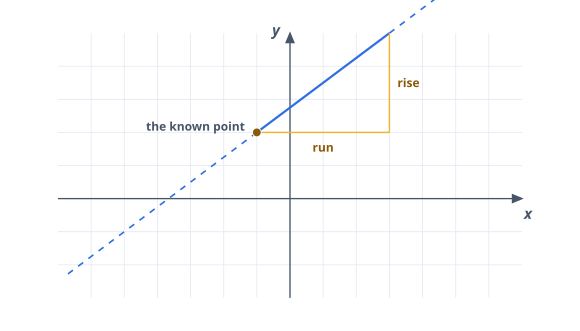

Reproduce this figure in Python.
"""7.4 Finding the Equation of a Line. One point plus one slope pins the whole line."""
import sys, pathlib
sys.path.insert(0, str(pathlib.Path(__file__).resolve().parents[1]))
from manim import *
from manim_figs import Fig, BLUE, GOLD_MID, GOLD_DEEP, SLATE, HAIRLINE, GREY_LINE, WHITE

PX, PY_, M = -1, 2, 0.75      # the known point and the slope; must appear in no problem
FW, FH = 14.0, 8.0

f = Fig(width=580, frame_width=FW, frame_height=FH, aria=(
    "A coordinate plane with one marked point, a small right triangle drawn from that point "
    "showing a run of four to the right and a rise of three upward, and a single straight line "
    "drawn through the point and the triangle in both directions."))

plane = NumberPlane(
    x_range=[-7, 7, 1], y_range=[-3, 5, 1], x_length=11.2, y_length=6.4,
    background_line_style={"stroke_color": HAIRLINE, "stroke_width": 2, "stroke_opacity": 1},
    axis_config={"stroke_color": SLATE, "stroke_width": 3.2, "include_tip": True,
                 "tip_width": 0.19, "tip_height": 0.23})
f.add(plane)

def y_at(x):
    return M * (x - PX) + PY_

f.add(DashedLine(plane.c2p(-6.7, y_at(-6.7)), plane.c2p(PX, PY_),
                 color=BLUE, stroke_width=4, dash_length=0.15))
f.add(DashedLine(plane.c2p(PX + 4, y_at(PX + 4)), plane.c2p(6.6, y_at(6.6)),
                 color=BLUE, stroke_width=4, dash_length=0.15))
f.add(Line(plane.c2p(PX, PY_), plane.c2p(PX + 4, y_at(PX + 4)), color=BLUE, stroke_width=5.4))
f.add(Line(plane.c2p(PX, PY_), plane.c2p(PX + 4, PY_), color=GOLD_MID, stroke_width=3.4),
      Line(plane.c2p(PX + 4, PY_), plane.c2p(PX + 4, y_at(PX + 4)), color=GOLD_MID, stroke_width=3.4))
f.label(plane.c2p(PX + 2, PY_), "run", size=12, weight=700, color=GOLD_DEEP, dy=15)
f.label(plane.c2p(PX + 4, (PY_ + y_at(PX + 4)) / 2), "rise", size=12, weight=700,
        color=GOLD_DEEP, anchor="start", dx=8)

f.add(Dot(plane.c2p(PX, PY_), radius=0.115, color=WHITE, stroke_width=0),
      Dot(plane.c2p(PX, PY_), radius=0.095, color=GOLD_DEEP, stroke_width=0))
f.label(plane.c2p(PX, PY_), "the known point", size=12, weight=700, color=SLATE,
        anchor="end", dx=-12, dy=-6)
f.label(plane.c2p(7, 0), "x", size=15, weight=700, color=SLATE, italic=True, dx=6, dy=15)
f.label(plane.c2p(0, 5), "y", size=15, weight=700, color=SLATE, italic=True, dx=-14, dy=-3)
print(f.write(str(pathlib.Path(__file__).parent / "fig_7_4.svg")))
